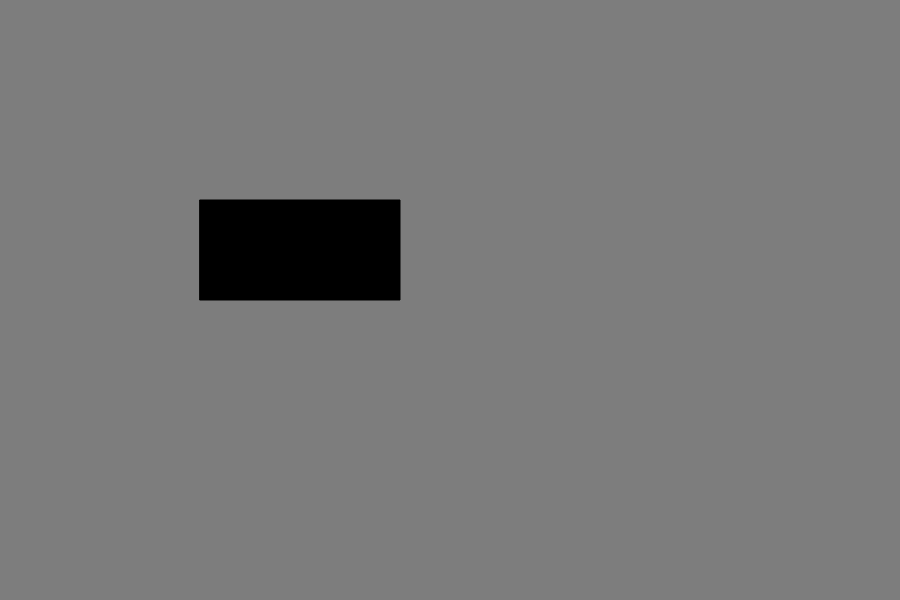
Frame 1 (no input)
Frame 60 (no input): identical to frame 1, image omitted
Frame 120 (the mouse pressed at the canvas centre since frame 60): identical to frame 1, image omitted

The p5.js sketch that drew this single still picture (run headless with seeded random() and noise() and a simulated clock; from frame 60 on, the mouse is pressed at the canvas centre):

// p5.js sketch
// ── sketch.js
var state = false;
var locX = 200;
var locY = 200;
var w = 200;
var h = 100;

function setup() {
    createCanvas(900, 600);
}

function draw() {
    background(125);

    if (state==true) 
    {
        fill(255);
    } else {
        fill(0);
    }

    rect(locX, locY, w, h);
}

function mousePressed() {
    if (mouseX > locX && mouseX < locX + w && 
        mouseY > locY && mouseY < locY + h)
        {
            state = !state;
        }
}
